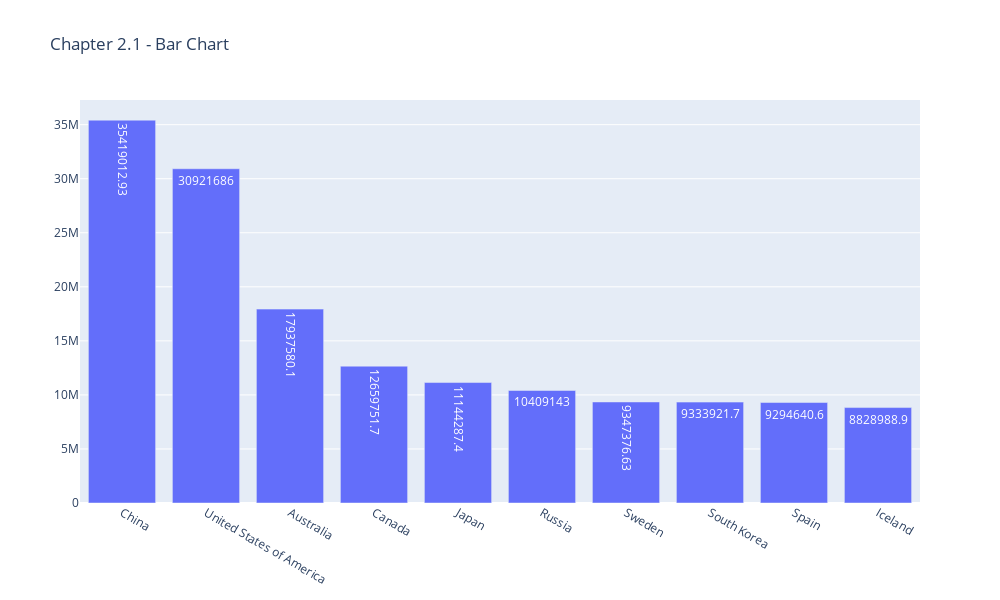

Source (notebook cell):
### Code cell
trace = go.Bar(x = df_g1['Country'], # x축 - 국가별
               y = df_g1['Revenue'], # y축 - 매출액
               text = round(df_g1['Revenue'],2), # text 내용(소수점 2자리 반올림)
              )
data = [trace] # data 객체에 리스트로 저장
layout = go.Layout(title = 'Chapter 2.1 - Bar Chart', width=1000, height=600) # 제목 지정
fig = go.Figure(data, layout)
fig.show()

### Figure 1 — Plotly figure (JSON) as saved in the notebook; plotly's stock layout.template omitted (floating-point values rounded to 4 significant figures)
{"data": [{"text": [35420000.0, 30921686, 17940000.0, 12660000.0, 11140000.0, 10409143, 9347000.0, 9334000.0, 9295000.0, 8829000.0], "type": "bar", "x": ["China", "United States of America", "Australia", "Canada", "Japan", "Russia", "Sweden", "South Korea", "Spain", "Iceland"], "y": [35420000.0, 30920000.0, 17940000.0, 12660000.0, 11140000.0, 10410000.0, 9347000.0, 9334000.0, 9295000.0, 8829000.0]}], "layout": {"height": 600, "title": {"text": "Chapter 2.1 - Bar Chart"}, "width": 1000}}
